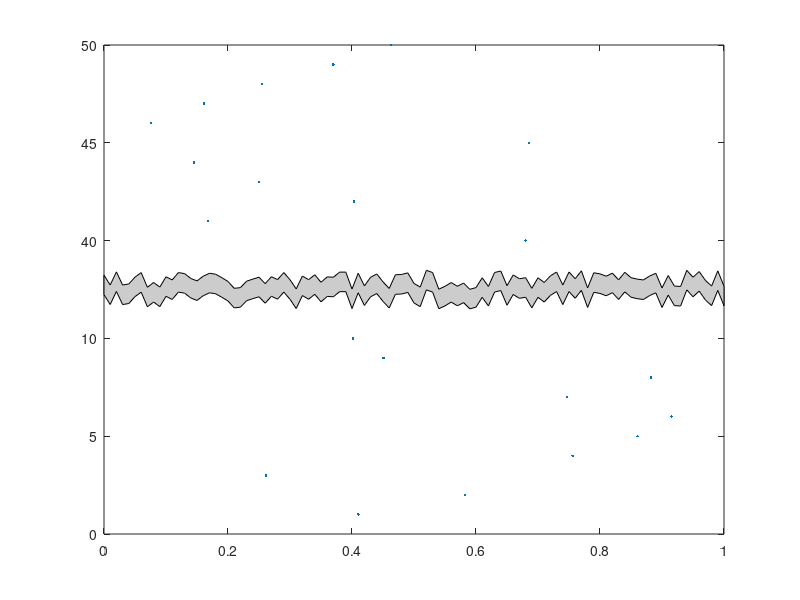

Reproduce this figure in MATLAB.

%SLBreakPlot.m
%
%author: matlab file exchange
% usage: 
%   sampleTimes = 1:200;
%   RPM = [600+rand(1,100)*500, 5500+rand(1,100)*2500];
%   SLBreakPlot(sampleTimes,RPM,1500,5000,'Line');


function h = SLBreakPlot(x,y,y_break_start,y_break_end,break_type)
% BreakPlot(x,y,y_break_start,y_break_end,break_type)
% Produces a plot who's y-axis skips to avoid unecessary blank space
% 
% INPUT
% x
% y
% y_break_start
% y_break_end
% break_type
%    if break_type='RPatch' the plot will look torn
%       in the broken space
%    if break_type='Patch' the plot will have a more
%       regular, zig-zag tear
%    if break_plot='Line' the plot will merely have
%       some hash marks on the y-axis to denote the
%       break
%
% USAGE:
% figure;
% BreakPlot(rand(1,21),[1:10,40:50],10,40,'Line');
% figure;
% BreakPlot(rand(1,21),[1:10,40:50],10,40,'Patch');
% figure;
% BreakPlot(rand(1,21),[1:10,40:50],10,40,'RPatch');
% figure;
% x=rand(1,21);y=[1:10,40:50];
% subplot(2,1,1);plot(x(y>=40),y(y>=40),'.');
% set(gca,'XTickLabel',[]);
% subplot(2,1,2);plot(x(y<=20),y(y<=20),'.');
%
% IT'S NOT FANCY, BUT IT WORKS.

% Michael Robbins
% robbins@bloomberg.net
% michael.robbins@bloomberg.net

% data
if nargin<5 break_type='RPatch'; end;
if nargin<4 y_break_end=40; end;
if nargin<3 y_break_start=10; end;
if nargin<2 y=[1:10,40:50]; end;
if nargin<1 x=rand(1,21); end;


y_break_mid=(y_break_end-y_break_start)./2+y_break_start;

% erase useless data
x(y>y_break_start & y <y_break_end)=[];
y(y>y_break_start & y <y_break_end)=[];

% leave room for the y_break_end
[junk,i]=min(y>=y_break_end);
if i>y_break_end
    x=[x(1:i-1) NaN x(i:end)];
    y=[y(1:i-1) y_break_mid y(i:end)];
end;

% remap
y2=y;
y2(y2>=y_break_end)=y2(y2>=y_break_end)-y_break_mid;

% plot
h=plot(x,y2,'.');

% make break
xlim=get(gca,'xlim');
ytick=get(gca,'YTick');
[junk,i]=min(ytick<=y_break_start);
y=(ytick(i)-ytick(i-1))./2+ytick(i-1);
dy=(ytick(2)-ytick(1))./10;
xtick=get(gca,'XTick');
x=xtick(1);
dx=(xtick(2)-xtick(1))./2;

switch break_type
    case 'Patch',
		% this can be vectorized
        dx=(xlim(2)-xlim(1))./10;
        yy=repmat([y-2.*dy y-dy],1,6);
        xx=xlim(1)+dx.*[0:11];
		patch([xx(:);flipud(xx(:))], ...
            [yy(:);flipud(yy(:)-2.*dy)], ...
            [.8 .8 .8])
    case 'RPatch',
		% this can be vectorized
        dx=(xlim(2)-xlim(1))./100;
        yy=y+rand(101,1).*2.*dy;
        xx=xlim(1)+dx.*(0:100);
		patch([xx(:);flipud(xx(:))], ...
            [yy(:);flipud(yy(:)-2.*dy)], ...
            [.8 .8 .8])
    case 'Line',
		line([x-dx x   ],[y-2.*dy y-dy   ]);
		line([x    x+dx],[y+dy    y+2.*dy]);
		line([x-dx x   ],[y-3.*dy y-2.*dy]);
		line([x    x+dx],[y+2.*dy y+3.*dy]);
end;
set(gca,'xlim',xlim);

% map back
ytick(ytick>y_break_start)=ytick(ytick>y_break_start)+y_break_mid;
for i=1:length(ytick)
   yticklabel{i}=sprintf('%d',ytick(i));
end;
set(gca,'yticklabel',yticklabel);

